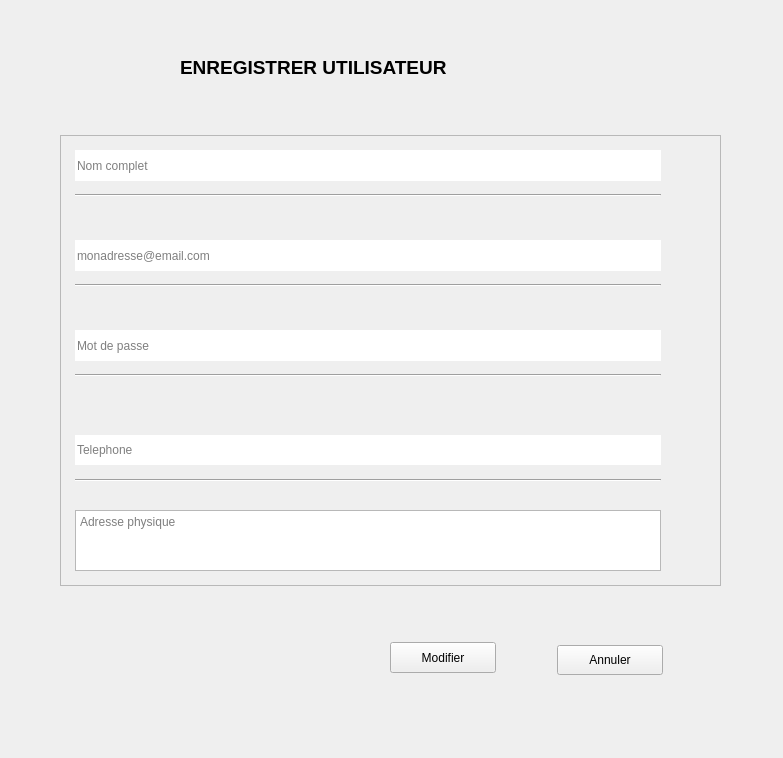
<?xml version="1.0" encoding="UTF-8"?>
<ui version="4.0">
 <class>Form</class>
 <widget class="QWidget" name="Form">
  <property name="geometry">
   <rect>
    <x>0</x>
    <y>0</y>
    <width>783</width>
    <height>758</height>
   </rect>
  </property>
  <property name="windowTitle">
   <string>Form</string>
  </property>
  <widget class="QLabel" name="label">
   <property name="geometry">
    <rect>
     <x>180</x>
     <y>45</y>
     <width>361</width>
     <height>46</height>
    </rect>
   </property>
   <property name="text">
    <string>&lt;html&gt;&lt;head/&gt;&lt;body&gt;&lt;p&gt;&lt;span style=&quot; font-size:14pt; font-weight:600;&quot;&gt;ENREGISTRER UTILISATEUR&lt;/span&gt;&lt;/p&gt;&lt;/body&gt;&lt;/html&gt;</string>
   </property>
  </widget>
  <widget class="QFrame" name="frame">
   <property name="geometry">
    <rect>
     <x>60</x>
     <y>135</y>
     <width>661</width>
     <height>451</height>
    </rect>
   </property>
   <property name="frameShape">
    <enum>QFrame::StyledPanel</enum>
   </property>
   <property name="frameShadow">
    <enum>QFrame::Raised</enum>
   </property>
   <widget class="QLineEdit" name="lineEdit">
    <property name="geometry">
     <rect>
      <x>15</x>
      <y>15</y>
      <width>586</width>
      <height>31</height>
     </rect>
    </property>
    <property name="frame">
     <bool>false</bool>
    </property>
    <property name="placeholderText">
     <string>Nom complet</string>
    </property>
   </widget>
   <widget class="QLineEdit" name="lineEdit_2">
    <property name="geometry">
     <rect>
      <x>15</x>
      <y>105</y>
      <width>586</width>
      <height>31</height>
     </rect>
    </property>
    <property name="frame">
     <bool>false</bool>
    </property>
    <property name="placeholderText">
     <string>monadresse@email.com</string>
    </property>
   </widget>
   <widget class="QLineEdit" name="lineEdit_3">
    <property name="geometry">
     <rect>
      <x>15</x>
      <y>300</y>
      <width>586</width>
      <height>30</height>
     </rect>
    </property>
    <property name="frame">
     <bool>false</bool>
    </property>
    <property name="placeholderText">
     <string>Telephone</string>
    </property>
   </widget>
   <widget class="QTextEdit" name="textEdit">
    <property name="geometry">
     <rect>
      <x>15</x>
      <y>375</y>
      <width>586</width>
      <height>61</height>
     </rect>
    </property>
    <property name="placeholderText">
     <string>Adresse physique</string>
    </property>
   </widget>
   <widget class="QLineEdit" name="lineEdit_4">
    <property name="geometry">
     <rect>
      <x>15</x>
      <y>195</y>
      <width>586</width>
      <height>31</height>
     </rect>
    </property>
    <property name="inputMask">
     <string/>
    </property>
    <property name="frame">
     <bool>false</bool>
    </property>
    <property name="echoMode">
     <enum>QLineEdit::Password</enum>
    </property>
    <property name="placeholderText">
     <string>Mot de passe</string>
    </property>
   </widget>
   <widget class="Line" name="line">
    <property name="geometry">
     <rect>
      <x>15</x>
      <y>225</y>
      <width>586</width>
      <height>30</height>
     </rect>
    </property>
    <property name="orientation">
     <enum>Qt::Horizontal</enum>
    </property>
   </widget>
   <widget class="QLabel" name="label_6">
    <property name="geometry">
     <rect>
      <x>15</x>
      <y>180</y>
      <width>61</width>
      <height>46</height>
     </rect>
    </property>
    <property name="text">
     <string/>
    </property>
   </widget>
   <widget class="Line" name="line_2">
    <property name="geometry">
     <rect>
      <x>15</x>
      <y>135</y>
      <width>586</width>
      <height>30</height>
     </rect>
    </property>
    <property name="orientation">
     <enum>Qt::Horizontal</enum>
    </property>
   </widget>
   <widget class="Line" name="line_3">
    <property name="geometry">
     <rect>
      <x>15</x>
      <y>45</y>
      <width>586</width>
      <height>30</height>
     </rect>
    </property>
    <property name="orientation">
     <enum>Qt::Horizontal</enum>
    </property>
   </widget>
   <widget class="Line" name="line_4">
    <property name="geometry">
     <rect>
      <x>15</x>
      <y>330</y>
      <width>586</width>
      <height>30</height>
     </rect>
    </property>
    <property name="orientation">
     <enum>Qt::Horizontal</enum>
    </property>
   </widget>
  </widget>
  <widget class="QWidget" name="widget" native="true">
   <property name="geometry">
    <rect>
     <x>60</x>
     <y>615</y>
     <width>661</width>
     <height>80</height>
    </rect>
   </property>
   <widget class="QPushButton" name="btn_exit">
    <property name="geometry">
     <rect>
      <x>497</x>
      <y>30</y>
      <width>106</width>
      <height>30</height>
     </rect>
    </property>
    <property name="text">
     <string>Annuler</string>
    </property>
    <property name="autoDefault">
     <bool>false</bool>
    </property>
    <property name="default">
     <bool>false</bool>
    </property>
   </widget>
   <widget class="QPushButton" name="btn_save">
    <property name="geometry">
     <rect>
      <x>330</x>
      <y>27</y>
      <width>106</width>
      <height>31</height>
     </rect>
    </property>
    <property name="text">
     <string>Modifier</string>
    </property>
    <property name="autoDefault">
     <bool>true</bool>
    </property>
   </widget>
  </widget>
 </widget>
 <resources/>
 <connections/>
</ui>
